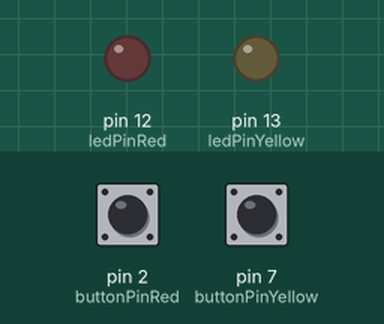
A sketch run on a simulated Arduino Uno, built with avr-gcc and run on an emulated ATmega328P. Parts: output pins drawn as LEDs (lit = HIGH). The test bench sets the inputs (shaded band); at power-on: pin 2 (buttonPinRed) LOW, pin 7 (buttonPinYellow) LOW.

Above: at 1.2 s.
1.3 s: pin 2 (buttonPinRed) pulled HIGH for 0.15 s
At 1.37 s:
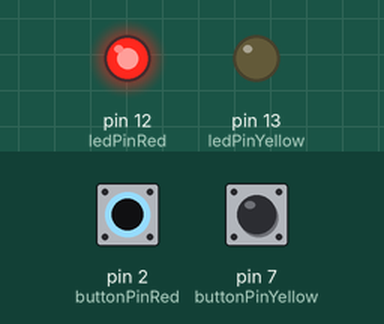
2.9 s: pin 7 (buttonPinYellow) pulled HIGH for 0.15 s
At 2.97 s:
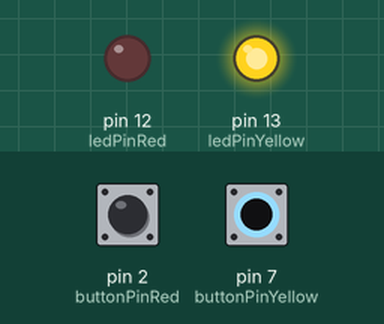
4.5 s: pin 7 (buttonPinYellow) pulled HIGH for 3.2 s
At 8.2 s:
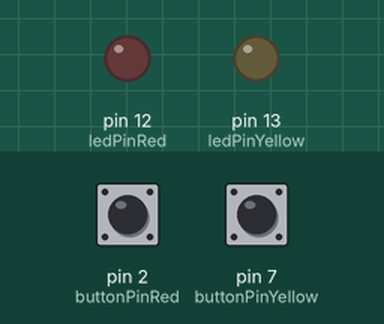
9.2 s: pin 2 (buttonPinRed) pulled HIGH for 3.2 s
At 10.6 s:
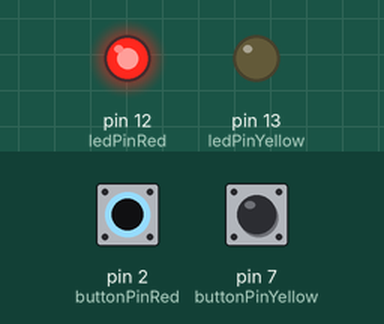
Timing chart, 0 to 13.9 s (numbered marks = the images above; inputs shaded):
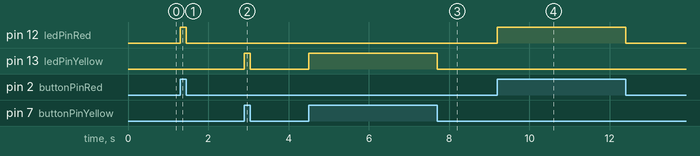

The sketch:

Projekt_03-Tryckknappbrytare-ovn2.ino
```cpp
/*******************************************
*  Projekt 3 - Tryckknappbrytare övn 2
********************************************/

// Konstanta variabler har fast värde som INTE ändras
const int buttonPinRed = 2;
const int buttonPinYellow = 7;
const int ledPinRed = 12;
const int ledPinYellow = 13;

// vanliga variabler ändrar värde under exekveringen
int buttonStateRed = 0;
int buttonStateYellow = 0;

void setup() {
  pinMode(ledPinRed, OUTPUT);
  pinMode(ledPinYellow, OUTPUT);
  pinMode(buttonPinRed, INPUT);
  pinMode(buttonPinYellow, INPUT);
}

void loop() {
  // läser om tryckknappen är intryck eller inte:
  buttonStateRed    = digitalRead(buttonPinRed);
  buttonStateYellow = digitalRead(buttonPinYellow);


  if (buttonStateRed == HIGH) {
    digitalWrite(ledPinRed, HIGH);
  }
  else if (buttonStateYellow == HIGH) {
     digitalWrite(ledPinYellow, HIGH);
  }
  else {
    digitalWrite(ledPinRed, LOW);
    digitalWrite(ledPinYellow, LOW);
  }
}
```

Measured:
- after the input at 1.3 s, pin 12 (ledPinRed): LOW → HIGH at once, → LOW 0.15 s later
- after the input at 2.9 s, pin 13 (ledPinYellow): LOW → HIGH at once, → LOW 0.15 s later
- after the input at 4.5 s, pin 13 (ledPinYellow): LOW → HIGH at once, → LOW 3.2 s later
- after the input at 9.2 s, pin 12 (ledPinRed): LOW → HIGH at once, → LOW 3.2 s later
